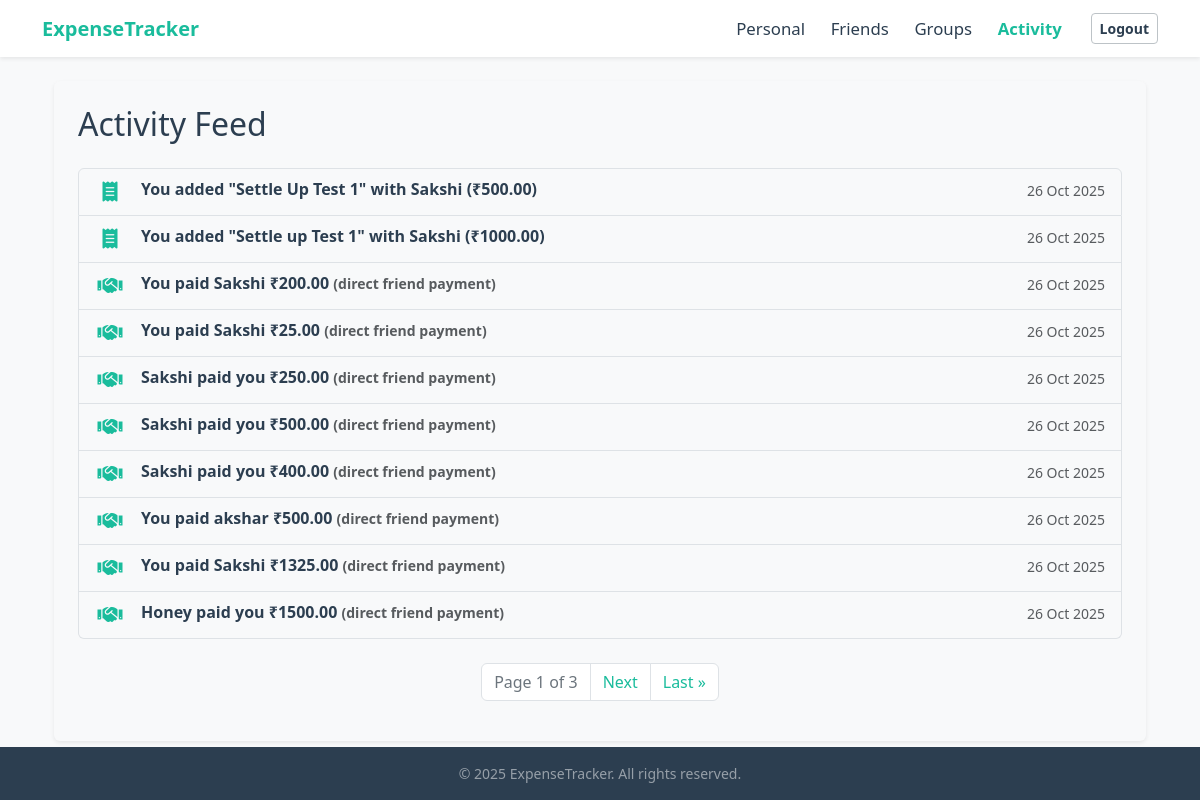
The app's page /tracker/activity/ (signed in), older data.
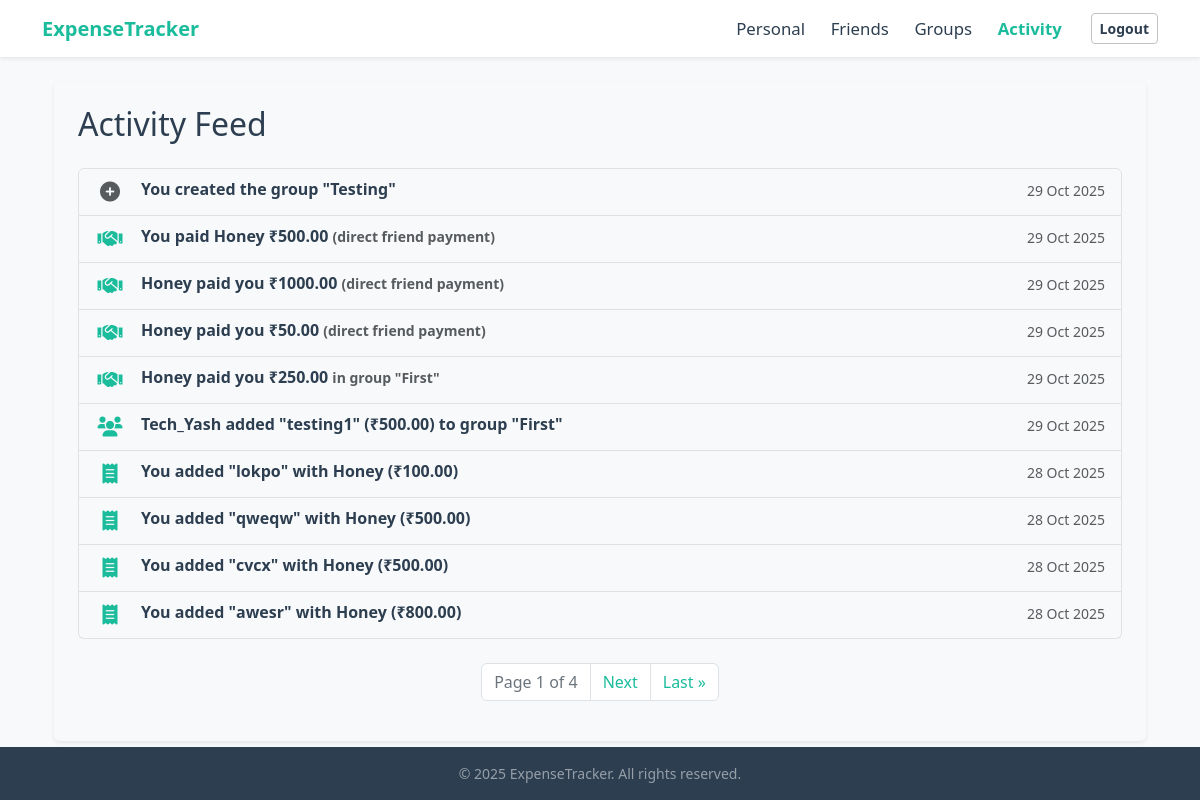
The same page, newer data.
### tracker/models.py (models this page shows, shortened)
class FriendExpense(models.Model):
    user = models.ForeignKey(UserRegistration, on_delete=models.CASCADE, related_name='friend_expense_owner')
    friend_user = models.ForeignKey(UserRegistration, on_delete=models.CASCADE, related_name='friend_expense_friend')
    title = models.CharField(max_length=200)
    amount = models.FloatField()
    category = models.CharField(max_length=80)
    date = models.DateField(auto_now_add=True)
    description = models.TextField(blank=True,null=True)
    paid_by = models.ForeignKey(UserRegistration, on_delete=models.CASCADE, related_name='paid_expenses',blank=True,null=True)
    amount_owed = models.FloatField(default=0) #Amount the user owes
    group = models.ForeignKey('Groups', on_delete=models.SET_NULL, blank=True, null=True, related_name="payments")

class UserRegistration(models.Model):
    name = models.CharField(max_length=100)
    email = models.CharField(max_length=100,unique=True)
    password = models.CharField(max_length=100)

class Groups(models.Model):
    CATEGORY_CHOICES = [
        ('Trip', 'Trip'),
        ('Home', 'Home'),
        ('Couple', 'Couple'),
        ('Other', 'Other'),
    ]
    name = models.CharField(max_length=100)
    category = models.CharField(max_length=80,choices=CATEGORY_CHOICES)
    created_by = models.ForeignKey(UserRegistration, on_delete=models.CASCADE, related_name='created_groups')
    members = models.ManyToManyField(UserRegistration, related_name='groups')
    created_at = models.DateTimeField(auto_now_add=True)

class GroupExpense(models.Model):
    group = models.ForeignKey(Groups, on_delete=models.CASCADE, related_name='expenses')
    paid_by = models.ForeignKey(UserRegistration, on_delete=models.CASCADE, related_name='group_paid_expenses')
    title = models.CharField(max_length=200)
    amount = models.FloatField()
    category = models.CharField(max_length=80)
    date = models.DateField(auto_now_add=True)
    description = models.TextField(blank=True,null=True)
    created_at = models.DateTimeField(auto_now_add=True)
    total_split_done = models.BooleanField(default=False)

### tracker/views.py (the view)
# urls.py: path('activity/', views.activity_dashboard, name='activity_dashboard'),
def activity_dashboard(request):
    if 'username' not in request.session:
        messages.error(request, "Please log in to access this page.")
        return redirect('login')
    user_id = request.session.get('user_id')
    user = get_object_or_404(UserRegistration, id=user_id)
    activity_list = []
    friend_expenses = FriendExpense.objects.filter(
        Q(user=user) | Q(friend_user=user)
    ).select_related('user', 'friend_user', 'paid_by', 'group').order_by('-date') # Use 'date' field
    for item in friend_expenses:
        activity_date = getattr(item, 'date', getattr(item, 'created_at', None))
        if activity_date:
            activity_list.append({
                'date': activity_date,
                'type': 'friend_expense',
                'details': item
            })
    group_expenses = GroupExpense.objects.filter(
        group__members=user
    ).select_related('group', 'paid_by').order_by('-date') # Use 'date' field
    for item in group_expenses:
        activity_date = getattr(item, 'date', getattr(item, 'created_at', None))
        if activity_date:
            activity_list.append({
                'date': activity_date,
                'type': 'group_expense',
                'details': item
            })
    groups_involved = Groups.objects.filter(members=user).order_by('-created_at') # Assumes 'created_at' field
    for item in groups_involved:
        if hasattr(item, 'created_at'):
            activity_list.append({
                'date': item.created_at,
                'type': 'group_creation',
                'details': item
            })
    sorted_activities = sorted(
    [act for act in activity_list if act.get('date')],
    key=lambda x: (
        datetime.combine(x['date'], datetime.min.time()) if isinstance(x['date'], date) and not isinstance(x['date'], datetime)
        else timezone.make_naive(x['date']) if timezone.is_aware(x['date'])
        else x['date']
    ),
    reverse=True
)
    paginator = Paginator(sorted_activities, 10) # Show 10 activities per page
    page_number = request.GET.get('page')
    activities_page_obj = paginator.get_page(page_number)
    context = {
        'activities_page_obj': activities_page_obj,
        'current_user': user # Pass user for template logic
    }
    return render(request, 'tracker/activity.html', context)

### tracker/templates/tracker/activity.html (shortened to what the changed rows need)
{% extends 'tracker/base.html' %}
{% load static %}
{% block content %}
<div class="container mt-4">
    <div class="card shadow-sm border-0 mt-4">
        <div class="card-body p-4">
            <h2 class="mb-0 fw-light">Activity Feed</h2><br>
            <ul class="list-group">
                {% for activity in activities_page_obj %}
                    <li class="list-group-item list-group-item-action d-flex align-items-center">
                        <div class="me-3 fs-5 text-center" style="width: 30px;">
                            {% if activity.type == 'friend_expense' %}
                                {% with expense=activity.details %}
                                    {% if expense.title == "Payment" %}
                                        <i class="fas fa-handshake text-success"></i>
                                    {% else %}
                                        <i class="fas fa-receipt text-primary"></i>
                                    {% endif %}
                                {% endwith %}
                            {% elif activity.type == 'group_expense' %}
                                <i class="fas fa-users text-primary"></i>
                            {% elif activity.type == 'group_creation' %}
                                <i class="fas fa-plus-circle text-muted"></i>
                            {% elif activity.type == 'personal_expense' %}
                                <i class="fas fa-user text-secondary"></i>
                            {% else %}
                                <i class="fas fa-info-circle text-muted"></i>
                            {% endif %}
                        </div>
                        <div class="flex-grow-1">
                            <div class="d-flex w-100 justify-content-between">
                                <h6 class="mb-1">
                                    {% if activity.type == 'friend_expense' %}
                                        {% with expense=activity.details %}
                                            {% if expense.title == "Payment" %}
                                                {% if expense.paid_by == current_user %}
                                                    You paid <strong>{{ expense.friend_user.name }}</strong> ₹{{ expense.amount|floatformat:2 }}
                                                {% else %}
                                                    <strong>{{ expense.paid_by.name }}</strong> paid you ₹{{ expense.amount|floatformat:2 }}
                                                {% endif %}
                                                {% if expense.group %}
                                                    <small class="text-muted"> in group "{{ expense.group.name }}"</small>
                                                {% else %}
                                                    <small class="text-muted"> (direct friend payment)</small>
                                                {% endif %}
                                            {% else %}
                                                {% if expense.user == current_user %}
                                                    You added "<strong>{{ expense.title }}</strong>" with <strong>{{ expense.friend_user.name }}</strong> (₹{{ expense.amount|floatformat:2 }})
                                                {% else %}
                                                    <strong>{{ expense.user.name }}</strong> added "<strong>{{ expense.title }}</strong>" with you (₹{{ expense.amount|floatformat:2 }})
                                                {% endif %}
                                            {% endif %}
                                        {% endwith %}
                                    {% elif activity.type == 'group_expense' %}
                                        {% with expense=activity.details %}
                                            <strong>{{ expense.paid_by.name }}</strong> added "<strong>{{ expense.title }}</strong>" (₹{{ expense.amount|floatformat:2 }}) to group "<strong>{{ expense.group.name }}</strong>"
                                        {% endwith %}
                                    {% elif activity.type == 'group_creation' %}
                                        {% with group=activity.details %}
                                             You created the group "<strong>{{ group.name }}</strong>"
                                        {% endwith %}
                                    {% elif activity.type == 'personal_expense' %}
                                         {% with expense=activity.details %}
                                            You added personal expense "<strong>{{ expense.title }}</strong>" (₹{{ expense.amount|floatformat:2 }})
                                        {% endwith %}
                                    {% else %}
                                        Unknown activity type
                                    {% endif %}
                                </h6>
                                <small class="text-muted">{{ activity.date|date:"d M Y" }}</small>
                            </div>
                        </div>
                    </li>
                {% empty %}
                    <li class="list-group-item text-center text-muted py-3">No activity yet.</li>
                {% endfor %}
            </ul>
            <nav aria-label="Activity navigation" class="mt-4">
                <ul class="pagination justify-content-center">
                    <li class="page-item disabled">
                        <span class="page-link">
                            Page {{ activities_page_obj.number }} of {{ activities_page_obj.paginator.num_pages }}
                        </span>
                    </li>
                </ul>
            </nav>
        </div>
    </div>
    </div>
{% endblock %}

Row changes from the older to the newer data that the page shows:
no longer on this page (row unchanged): FriendExpense: details "Settle Up Test 1", details.friend_user.name "Sakshi", details.amount "500.00", date "26 Oct 2025"
no longer on this page (row unchanged): FriendExpense: details "Settle up Test 1", details.friend_user.name "Sakshi", details.amount "1000.00", date "26 Oct 2025"
no longer on this page (row unchanged): FriendExpense: title "Payment" (drawn), details.friend_user.name "Sakshi", details.amount "200.00", shows "(direct friend payment)", date "26 Oct 2025"
no longer on this page (row unchanged): FriendExpense: title "Payment" (drawn), details.friend_user.name "Sakshi", details.amount "25.00", shows "(direct friend payment)", date "26 Oct 2025"
no longer on this page (row unchanged): FriendExpense: title "Payment" (drawn), details.paid_by.name "Sakshi", details.amount "250.00", shows "(direct friend payment)", date "26 Oct 2025"
no longer on this page (row unchanged): FriendExpense: title "Payment" (drawn), details.paid_by.name "Sakshi", details.amount "500.00", shows "(direct friend payment)", date "26 Oct 2025"
no longer on this page (row unchanged): FriendExpense: title "Payment" (drawn), details.paid_by.name "Sakshi", details.amount "400.00", shows "(direct friend payment)", date "26 Oct 2025"
no longer on this page (row unchanged): FriendExpense: title "Payment" (drawn), details.friend_user.name "akshar", details.amount "500.00", shows "(direct friend payment)", date "26 Oct 2025"
no longer on this page (row unchanged): FriendExpense: title "Payment" (drawn), details.friend_user.name "Sakshi", details.amount "1325.00", shows "(direct friend payment)", date "26 Oct 2025"
no longer on this page (row unchanged): FriendExpense: title "Payment" (drawn), details.paid_by.name "Honey", details.amount "1500.00", shows "(direct friend payment)", date "26 Oct 2025"
added Groups: details.name "Testing", date "29 Oct 2025"
added FriendExpense: title "Payment" (drawn), details.friend_user.name "Honey", details.amount "500.00", shows "(direct friend payment)", date "29 Oct 2025"
added FriendExpense: title "Payment" (drawn), details.paid_by.name "Honey", details.amount "1000.00", shows "(direct friend payment)", date "29 Oct 2025"
added FriendExpense: title "Payment" (drawn), details.paid_by.name "Honey", details.amount "50.00", shows "(direct friend payment)", date "29 Oct 2025"
added FriendExpense: title "Payment" (drawn), details.paid_by.name "Honey", details.amount "250.00", details.group.name "First", date "29 Oct 2025"
added GroupExpense: details.paid_by.name "Tech_Yash", details "testing1", details.amount "500.00", details.group.name "First", date "29 Oct 2025"
added FriendExpense: details "lokpo", details.friend_user.name "Honey", details.amount "100.00", date "28 Oct 2025"
added FriendExpense: details "qweqw", details.friend_user.name "Honey", details.amount "500.00", date "28 Oct 2025"
added FriendExpense: details "cvcx", details.friend_user.name "Honey", details.amount "500.00", date "28 Oct 2025"
added FriendExpense: details "awesr", details.friend_user.name "Honey", details.amount "800.00", date "28 Oct 2025"
Text that changed along with them:
{{ activities_page_obj.paginator.num_pages }}: "3" → "4"
